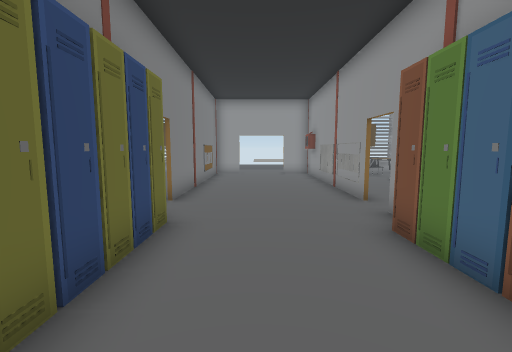
view 1 (above)

24 first-person views from a walk through a Unity game level. The camera is 1.4 m above the floor, tilts 6° down and sees 90° across. The floor is counted in squares, 1 m on a side. Each view is taken from the middle of a square. On the plan, view 1 faces up. The plan holds only what a view shows up to about 13 squares ahead; the rest is blank. The place goes on beyond the plan. The player is left out. Door leaves are left out, so doorways stand open. Some surface patterns are stand-ins.

view 2
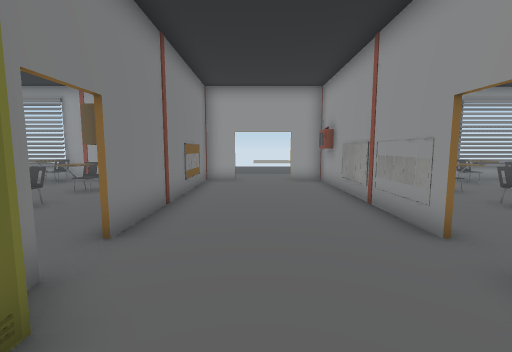

view 3
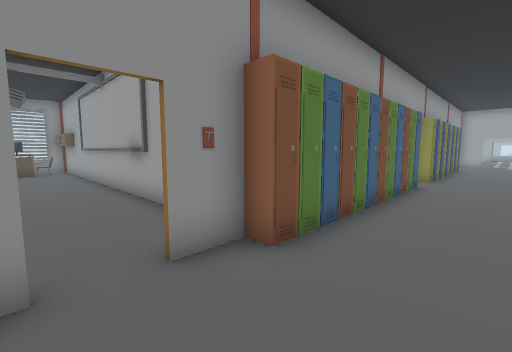

view 4
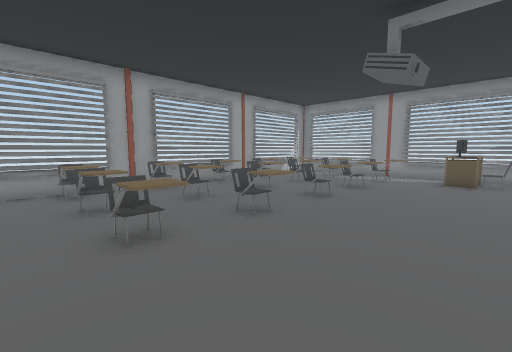

view 5
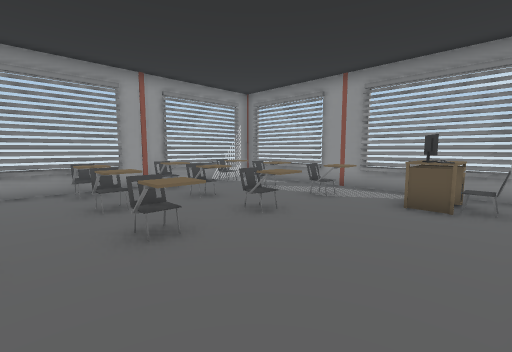

view 6
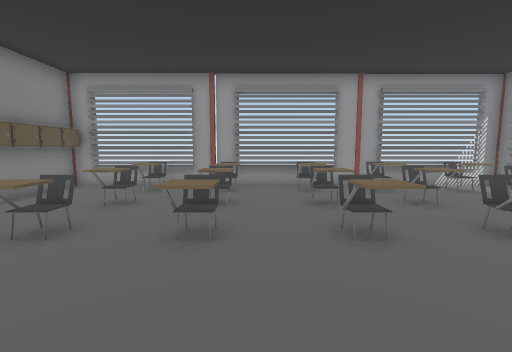

view 7
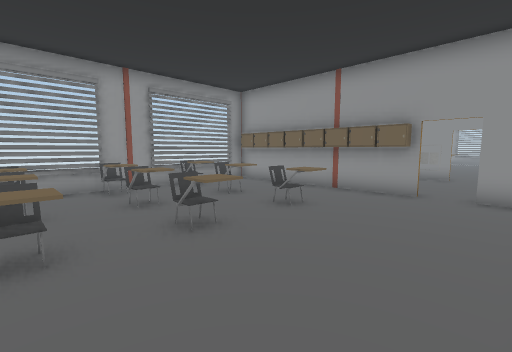

view 8
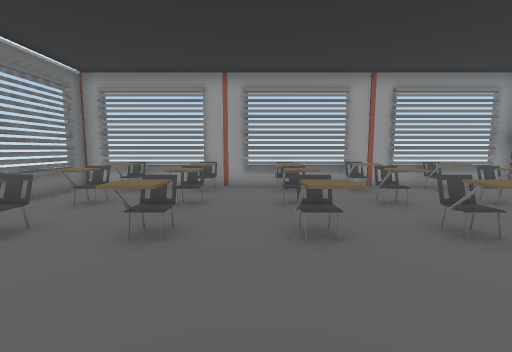

view 9
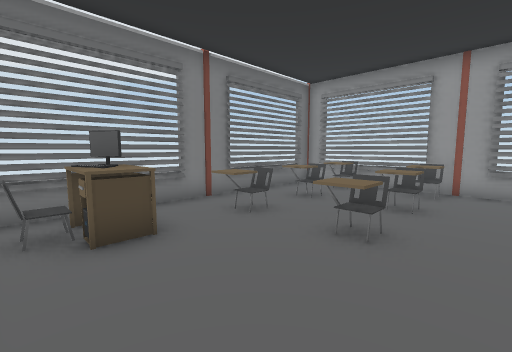

view 10
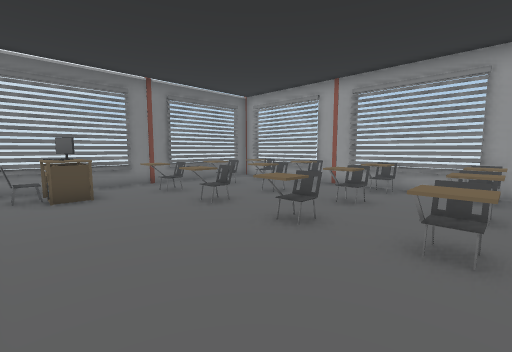

view 11
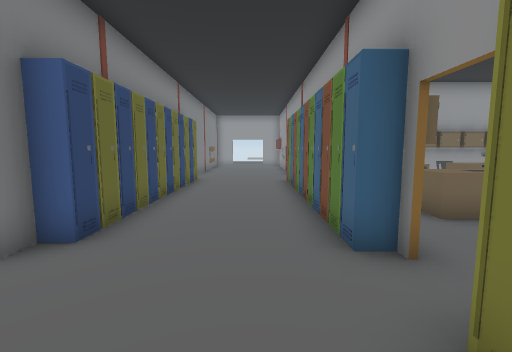

view 12
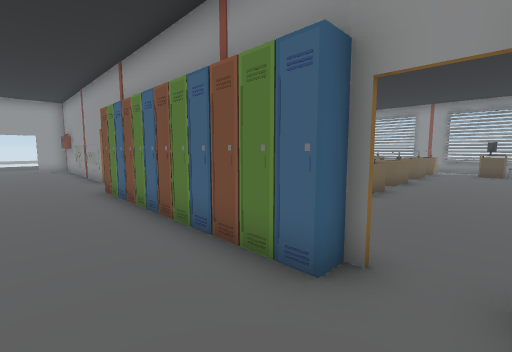

view 13
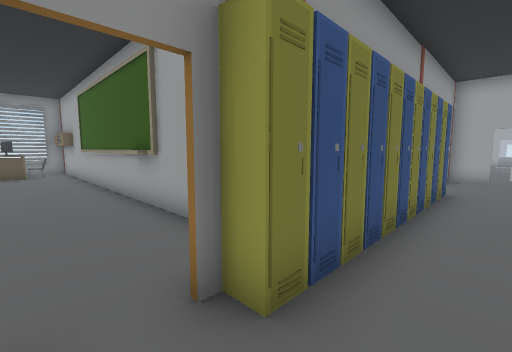

view 14
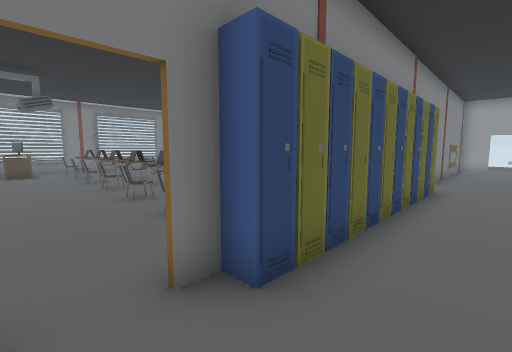

view 15
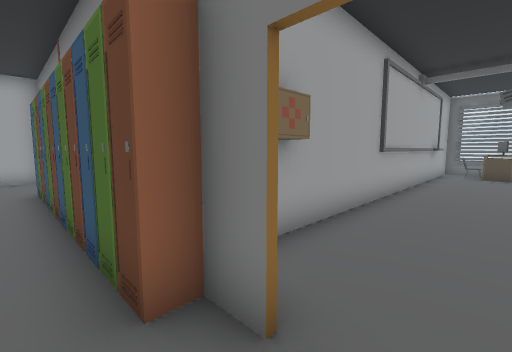

view 16
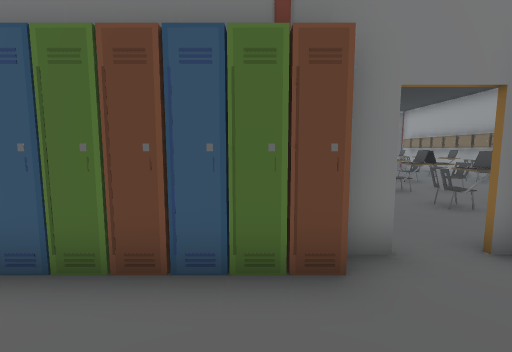

view 17
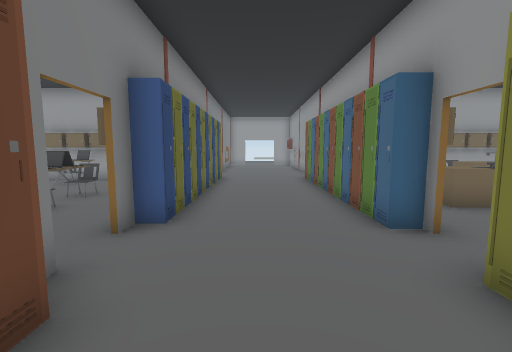

view 18
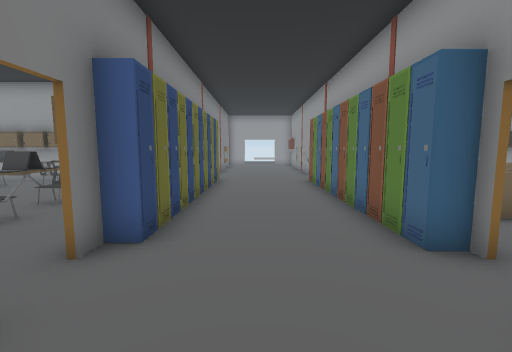

view 19
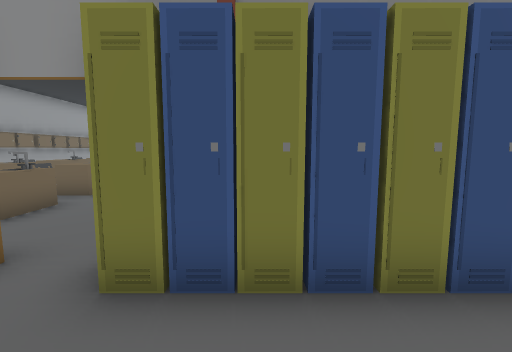

view 20
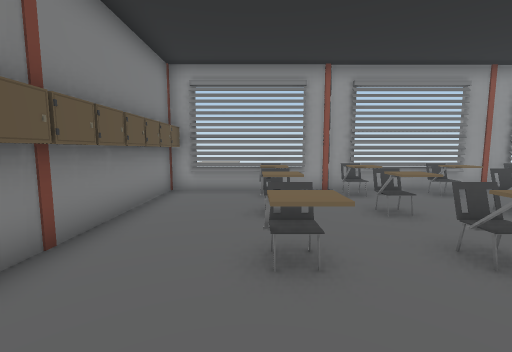

view 21
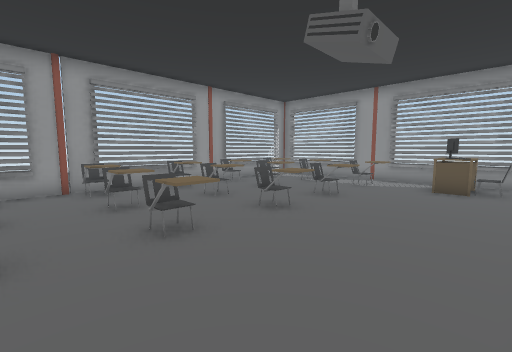

view 22
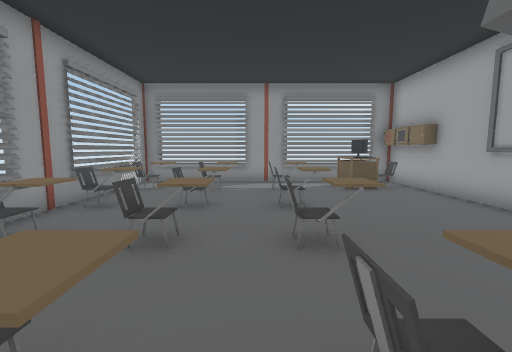

view 23
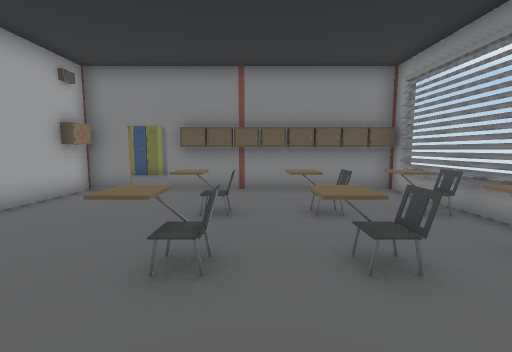

view 24
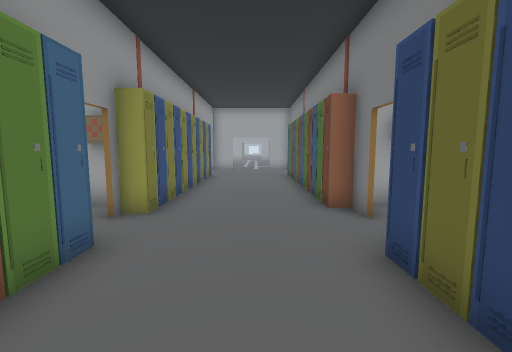

### Floor plan
Points are (right, up) in squares from view 1. A wall is a line through its corners. A room is listed if a view was taken in it or the views show most of it. See-through windows are left out.
Room 1 (views 1, 2, 3, 4, 5, 6, 7, 8, 9, 10, 11, 12, 13, 14, 15, 16, 17, 18, 19, 20, 21, 22, 23, 24)
walls: (2.9, 6.9) (2.9, 7.5); (-2.4, 6.9) (-2.4, 10.5); (3.1, 7.6) (3.1, 6.9); (-2.3, -5.1) (-2.3, -5.6); (3.9, -6.6) (16.9, -6.6); (-2.3, 10.5) (-2.3, 6.9); (7.1, -6.3) (8.1, -6.3); (-2.4, 13.4) (-2.4, 14.8); (-0.9, 14.7) (-18.4, 14.7) (-18.4, 7.2); (-2.3, 14.8) (-2.3, 13.4); (19.2, 4.5) (19.2, 6); (19.2, 6.4) (19.2, 14.7) (1.5, 14.7); (-16.9, -6.6) (-3.4, -6.6)
low walls: (-18.4, 6) (-18.4, 4.9)
ways out: open door at (-2, -4.5); open door at (-2, 6.5); open door at (0, 15); open door at (3, 6.5)
objects: other object (-17, -6); other object (-17, -5); other object (-17, -4); other object (-17, 5); other object (-17, 6); other object (-17, 6) to (-16, 7); other object (-17, 8) to (-16, 9); other object (-17, 11) to (-16, 12); other object (-17, 13) to (-16, 14); other object (-16, -5) to (-16, -4); other object (-15, -2); other object (-15, -1); other object (-14, -2); other object (-14, 11) to (-13, 12); other object (-13, -1); other object (-13, 0) to (-12, 0); other object (-13, 9); other object (-13, 13); other object (-12, -2) to (-12, -1); other object (-12, 4); other object (-11, 4); other object (-11, 9); other object (-11, 11) to (-11, 12); other object (-11, 13) to (-11, 14); other object (-10, -2); other object (-10, -1); other object (-10, 0); other object (-10, 3); other object (-10, 4); other object (-9, 4); other object (-9, 9) to (-8, 9); other object (-9, 11) to (-8, 12); other object (-8, -2); other object (-8, 0) to (-7, 0); other object (-8, 3); other object (-8, 4); other object (-8, 13) to (-8, 14); other object (-7, -2); other object (-7, 3); other object (-7, 4); other object (-6, 8) to (-5, 9); other object (-6, 11) to (-5, 12); other object (-6, 13) to (-5, 14); other object (-5, -3) to (-5, -2); other object (-5, -1) to (-5, 0); other object (-3, -3); other object (-3, 8); other object (-3, 9); other object (-3, 10) to (-3, 11); other object (-3, 12) to (-2, 12); other object (-3, 13) to (-3, 14); other object (-2, -11); other object (-2, -10); other object (-2, -9); other object (-2, -8); other object (-2, -7); other object (-2, -6); other object (-2, -3); other object (-2, -2); other object (-2, -1); other object (-2, 0); other object (-2, 1); other object (-2, 2); other object (-2, 3); other object (-2, 4); other object (-2, 5); other object (-2, 11); other object (-2, 13); other object (2, -11) to (3, -11); other object (2, -10) to (3, -10); other object (2, -9) to (3, -9); other object (2, -8) to (3, -8); other object (2, -7) to (3, -7); other object (2, -6) to (3, -6); other object (2, -3); other object (2, -2); other object (2, -1); other object (2, 0); other object (2, 1); other object (2, 2); other object (2, 3); other object (2, 4) to (3, 4); other object (3, -4); other object (3, -3); other object (3, 5); other object (3, 8); other object (3, 9); other object (3, 10); other object (3, 11); other object (3, 12); other object (3, 13); other object (3, 14); other object (4, -6); other object (4, 4); other object (4, 11); other object (5, -2) to (6, -1); other object (5, 1) to (6, 2); other object (6, 8) to (7, 9); other object (6, 11) to (7, 12); other object (6, 13) to (7, 14); other object (8, -2) to (9, -1); other object (8, 0); other object (8, 1) to (9, 2); other object (8, 3); other object (8, 4); other object (9, 4); other object (9, 8); other object (9, 11) to (9, 12); other object (9, 13) to (9, 14); other object (10, -2) to (12, -1); other object (10, 1) to (12, 2); other object (10, 4); other object (11, 3); other object (11, 4); other object (12, 4); other object (12, 9); other object (12, 11) to (12, 12); other object (12, 13) to (12, 14); other object (13, 4); other object (14, -2) to (15, -1); other object (14, 11) to (15, 12); other object (14, 13) to (15, 14); other object (15, 9); other object (16, -6); other object (17, -6); other object (17, -5); other object (17, -4); other object (17, 5); other object (17, 6); other object (17, 6) to (18, 7); other object (17, 8) to (17, 9); other object (17, 11) to (17, 12); other object (17, 13) to (17, 14); other object (18, -5) to (18, -4); other object (18, 5)

Where each view was taken, in squares from view 1:
view 1: 0 up, 0 right, facing up
view 2: 3 up, 0 right, facing up
view 3: 7 up, 0 right, facing down-right
view 4: 5 up, 5 right, facing up-right
view 5: 5 up, 10 right, facing up-right
view 6: 5 up, 10 right, facing up
view 7: 5 up, 11 left, facing up-right
view 8: 5 up, 12 left, facing up
view 9: 5 up, 12 left, facing up-left
view 10: 5 up, 8 left, facing up-left
view 11: 7 down, 1 right, facing up
view 12: 5 down, 0 right, facing up-right
view 13: 4 down, 1 right, facing down-right
view 14: 5 down, 0 right, facing up-left
view 15: 4 down, 1 left, facing down-left
view 16: 7 down, 1 right, facing left
view 17: 8 down, 0 right, facing up
view 18: 7 down, 0 right, facing up
view 19: 7 down, 0 right, facing right
view 20: 6 up, 6 right, facing up
view 21: 5 up, 7 right, facing up-right
view 22: 10 up, 8 right, facing right
view 23: 10 up, 12 right, facing left
view 24: 0 up, 0 right, facing down
